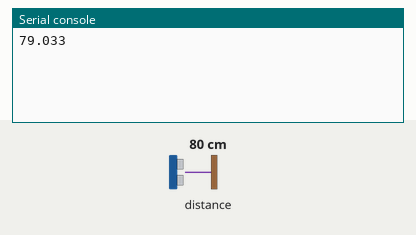
Simulated run of this program. Board: MicroPython board. Shown: the last lines printed to the serial console. The inputs (shaded band) are chosen by the test bench; at power-on: distance to the obstacle 80 cm. The echo pulse lasts 58.3 µs per cm.

Above: at 1.2 s.
1.3 s: distance to the obstacle set to 2 cm
At 3.6 s:
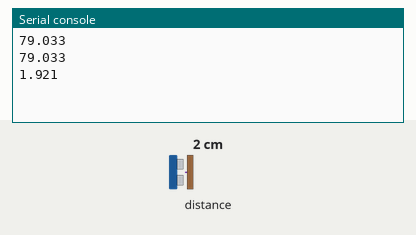
4.1 s: distance to the obstacle set to 4 cm
At 5.2 s:
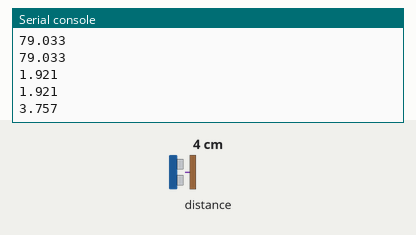
Timing chart, 0 to 7.1 s (numbered marks = the images above; inputs shaded):
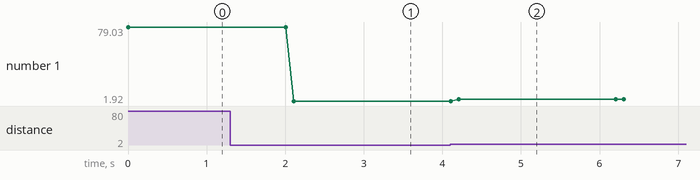

Measured:
- after the input at 1.3 s, the serial console: prints a new line after 0.81 s (image 1)
- after the input at 4.1 s, the serial console: prints a new line after 0.11 s (image 2)
- plotted number 1: 79.03 → 1.92 after the input at 1.3 s, 1.92 → 3.76 after the input at 4.1 s

The program:

idk.py
```python
from machine import Pin
import utime,machine,time

trigPin = 16
echoPin = 0

trig = Pin(trigPin,Pin.OUT)
echo = Pin(echoPin,Pin.IN)

def depth(): #default is air
    t1=0
    t2=0
    trig.off() #//stop reading
    utime.sleep_us(2)
    trig.on()
    utime.sleep_us(10)
    trig.off()

    while echo.value() == 0:
        pass
        t1 = utime.ticks_us()
    while echo.value() == 1:
        pass
        t2 = utime.ticks_us()
    cm = ((t2 - t1)*(340/10000))/2;


    print(cm)
    utime.sleep(2)
    return cm

while True:
    distance = depth()
    print(distance)
    time.sleep(0.1)

    
```
